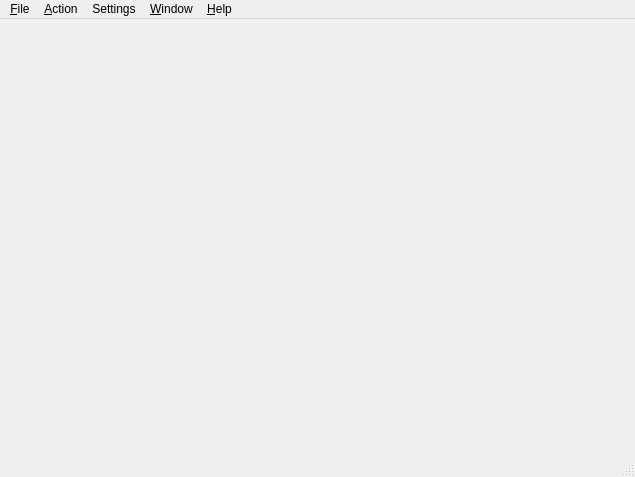
<?xml version="1.0" encoding="UTF-8"?>
<ui version="4.0">
 <class>AVMainWindow</class>
 <widget class="QMainWindow" name="AVMainWindow">
  <property name="geometry">
   <rect>
    <x>0</x>
    <y>0</y>
    <width>635</width>
    <height>477</height>
   </rect>
  </property>
  <property name="windowTitle">
   <string>AV Player</string>
  </property>
  <property name="windowIcon">
   <iconset>
    <normaloff/>
   </iconset>
  </property>
  <widget class="QWidget" name="centralwidget">
   <layout class="QHBoxLayout">
    <property name="spacing">
     <number>0</number>
    </property>
    <property name="margin">
     <number>0</number>
    </property>
    <item>
     <widget class="QFrame" name="m_frame">
      <property name="frameShape">
       <enum>QFrame::NoFrame</enum>
      </property>
      <property name="frameShadow">
       <enum>QFrame::Plain</enum>
      </property>
      <property name="lineWidth">
       <number>0</number>
      </property>
     </widget>
    </item>
   </layout>
  </widget>
  <widget class="QMenuBar" name="menubar">
   <property name="geometry">
    <rect>
     <x>0</x>
     <y>0</y>
     <width>635</width>
     <height>25</height>
    </rect>
   </property>
   <widget class="QMenu" name="menu_File">
    <property name="title">
     <string>&amp;File</string>
    </property>
    <addaction name="m_openAction"/>
    <addaction name="separator"/>
    <addaction name="m_exitAction"/>
   </widget>
   <widget class="QMenu" name="menu_Window">
    <property name="title">
     <string>&amp;Window</string>
    </property>
    <addaction name="m_fullScreenAction"/>
    <addaction name="m_showPlaylistAction"/>
   </widget>
   <widget class="QMenu" name="menu_Help">
    <property name="title">
     <string>&amp;Help</string>
    </property>
    <addaction name="m_aboutAction"/>
   </widget>
   <widget class="QMenu" name="menu_Action">
    <property name="title">
     <string>&amp;Action</string>
    </property>
    <addaction name="m_pauseAction"/>
    <addaction name="m_stopAction"/>
    <addaction name="m_ffAction"/>
    <addaction name="m_rwAction"/>
    <addaction name="m_nextAction"/>
    <addaction name="m_prevAction"/>
    <addaction name="m_speedAction"/>
   </widget>
   <widget class="QMenu" name="menuSettings">
    <property name="title">
     <string>Settings</string>
    </property>
    <widget class="QMenu" name="menuSynchronization_2">
     <property name="title">
      <string>Synchronization</string>
     </property>
     <addaction name="m_noneAction"/>
     <addaction name="m_masterAction"/>
     <addaction name="m_slaveAction"/>
    </widget>
    <widget class="QMenu" name="menuVideoStrategy">
     <property name="title">
      <string>Video Strategy</string>
     </property>
    </widget>
    <addaction name="m_repeatContentAction"/>
    <addaction name="m_keepAspectRatioAction"/>
    <addaction name="m_hardwareAccelerationAction"/>
    <addaction name="separator"/>
    <addaction name="menuSynchronization_2"/>
    <addaction name="separator"/>
    <addaction name="menuVideoStrategy"/>
   </widget>
   <addaction name="menu_File"/>
   <addaction name="menu_Action"/>
   <addaction name="menuSettings"/>
   <addaction name="menu_Window"/>
   <addaction name="menu_Help"/>
  </widget>
  <widget class="QStatusBar" name="statusbar"/>
  <action name="m_openAction">
   <property name="icon">
    <iconset resource="../images/av_images.qrc">
     <normaloff>:/images/16x16/fileopen.png</normaloff>:/images/16x16/fileopen.png</iconset>
   </property>
   <property name="text">
    <string>&amp;Open...</string>
   </property>
   <property name="iconText">
    <string>Open</string>
   </property>
   <property name="toolTip">
    <string>Open</string>
   </property>
   <property name="statusTip">
    <string/>
   </property>
   <property name="whatsThis">
    <string/>
   </property>
   <property name="shortcut">
    <string>Ctrl+O</string>
   </property>
  </action>
  <action name="m_exitAction">
   <property name="icon">
    <iconset resource="../images/av_images.qrc">
     <normaloff>:/images/16x16/exit.png</normaloff>:/images/16x16/exit.png</iconset>
   </property>
   <property name="text">
    <string>E&amp;xit</string>
   </property>
  </action>
  <action name="m_pauseAction">
   <property name="checkable">
    <bool>true</bool>
   </property>
   <property name="icon">
    <iconset resource="../images/av_images.qrc">
     <normaloff>:/images/16x16/pause.png</normaloff>:/images/16x16/pause.png</iconset>
   </property>
   <property name="text">
    <string>&amp;Pause</string>
   </property>
   <property name="shortcut">
    <string>Space</string>
   </property>
  </action>
  <action name="m_repeatContentAction">
   <property name="checkable">
    <bool>true</bool>
   </property>
   <property name="text">
    <string>Repea&amp;t</string>
   </property>
   <property name="shortcut">
    <string>Ctrl+T</string>
   </property>
  </action>
  <action name="m_stopAction">
   <property name="icon">
    <iconset resource="../images/av_images.qrc">
     <normaloff>:/images/16x16/stop.png</normaloff>:/images/16x16/stop.png</iconset>
   </property>
   <property name="text">
    <string>&amp;Stop</string>
   </property>
   <property name="shortcut">
    <string>End</string>
   </property>
  </action>
  <action name="m_aboutAction">
   <property name="text">
    <string>&amp;About</string>
   </property>
  </action>
  <action name="m_fullScreenAction">
   <property name="checkable">
    <bool>true</bool>
   </property>
   <property name="icon">
    <iconset resource="../images/av_images.qrc">
     <normaloff>:/images/16x16/fullscreen.png</normaloff>:/images/16x16/fullscreen.png</iconset>
   </property>
   <property name="text">
    <string>F&amp;ull Screen</string>
   </property>
   <property name="iconText">
    <string>Full Screen</string>
   </property>
   <property name="toolTip">
    <string>Full Screen</string>
   </property>
   <property name="statusTip">
    <string/>
   </property>
   <property name="shortcut">
    <string>Ctrl+Shift+F</string>
   </property>
  </action>
  <action name="m_nextAction">
   <property name="icon">
    <iconset resource="../images/av_images.qrc">
     <normaloff>:/images/16x16/down.png</normaloff>:/images/16x16/down.png</iconset>
   </property>
   <property name="text">
    <string>Ne&amp;xt</string>
   </property>
   <property name="shortcut">
    <string>Down</string>
   </property>
  </action>
  <action name="m_prevAction">
   <property name="icon">
    <iconset resource="../images/av_images.qrc">
     <normaloff>:/images/16x16/up.png</normaloff>:/images/16x16/up.png</iconset>
   </property>
   <property name="text">
    <string>Pre&amp;vious</string>
   </property>
   <property name="shortcut">
    <string>Up</string>
   </property>
  </action>
  <action name="m_showPlaylistAction">
   <property name="checkable">
    <bool>true</bool>
   </property>
   <property name="checked">
    <bool>true</bool>
   </property>
   <property name="text">
    <string>Show P&amp;laylist</string>
   </property>
  </action>
  <action name="m_slaveAction">
   <property name="checkable">
    <bool>true</bool>
   </property>
   <property name="text">
    <string>Slave</string>
   </property>
  </action>
  <action name="m_masterAction">
   <property name="checkable">
    <bool>true</bool>
   </property>
   <property name="text">
    <string>Master</string>
   </property>
  </action>
  <action name="m_noneAction">
   <property name="checkable">
    <bool>true</bool>
   </property>
   <property name="text">
    <string>None</string>
   </property>
  </action>
  <action name="m_ffAction">
   <property name="icon">
    <iconset resource="../images/av_images.qrc">
     <normaloff>:/images/16x16/fforward.png</normaloff>:/images/16x16/fforward.png</iconset>
   </property>
   <property name="text">
    <string>Fast Forward</string>
   </property>
   <property name="shortcut">
    <string>Right</string>
   </property>
  </action>
  <action name="m_rwAction">
   <property name="icon">
    <iconset resource="../images/av_images.qrc">
     <normaloff>:/images/16x16/rewind.png</normaloff>:/images/16x16/rewind.png</iconset>
   </property>
   <property name="text">
    <string>Rewind</string>
   </property>
   <property name="shortcut">
    <string>Left</string>
   </property>
  </action>
  <action name="actionTest">
   <property name="text">
    <string>Test</string>
   </property>
  </action>
  <action name="m_keepAspectRatioAction">
   <property name="checkable">
    <bool>true</bool>
   </property>
   <property name="text">
    <string>Keep Aspect Ratio</string>
   </property>
   <property name="shortcut">
    <string>Ctrl+K</string>
   </property>
  </action>
  <action name="m_speedAction">
   <property name="text">
    <string>Set Playback Speed</string>
   </property>
  </action>
  <action name="m_hardwareAccelerationAction">
   <property name="checkable">
    <bool>true</bool>
   </property>
   <property name="checked">
    <bool>false</bool>
   </property>
   <property name="text">
    <string>Hardware Acceleration</string>
   </property>
  </action>
  <action name="actionOutput_Strategy">
   <property name="text">
    <string>Output Strategy</string>
   </property>
  </action>
  <action name="actionHardware_Overlay">
   <property name="text">
    <string>Hardware Overlay</string>
   </property>
  </action>
 </widget>
 <resources>
  <include location="../images/av_images.qrc"/>
 </resources>
 <connections/>
</ui>
